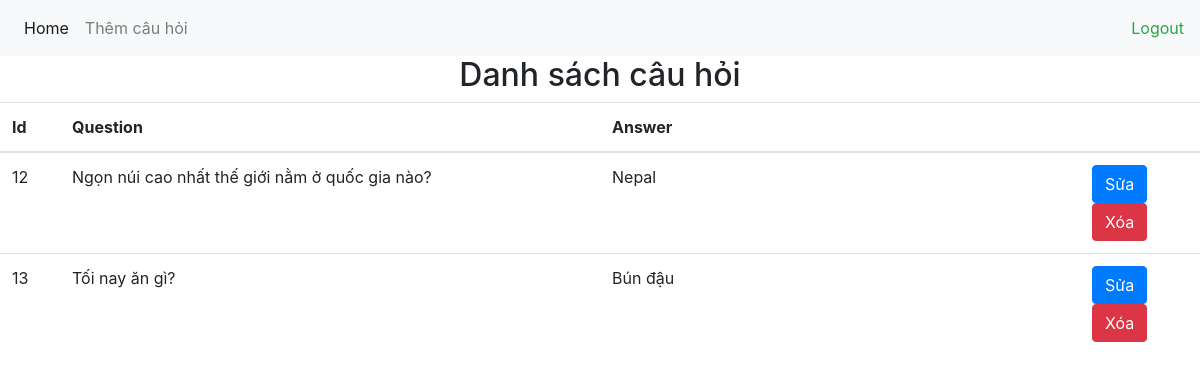
Screenshot of /index.php (signed in) with the database file from the repository.
### tables this page shows
CREATE TABLE `tbl_questions` (
  `id` int(11) NOT NULL,
  `question` text,
  `answer` text
);

### index.php (the view, shortened to what this page needs)
<?php
require_once("connect.php");
$sql = "select * from tbl_questions";
$stmt = $conn->prepare($sql);
$stmt->execute();
$results = $stmt->fetchAll();
?>
<!DOCTYPE html>
<html>
<head>
	<link rel="stylesheet" href="">
	<link rel="stylesheet" href="https://stackpath.bootstrapcdn.com/bootstrap/4.1.3/css/bootstrap.min.css">
</head>
<body>
	<?php include("header.php"); session_start(); ?>
	<div>
		<h2 class="text-md-center">Danh sách câu hỏi</h2>
		<table class="table">
		  <thead>
		    <tr>
			    <th scope="col" width="5%">Id</th>
			    <th scope="col" width="45%">Question</th>
			    <th scope="col" width="40%">Answer</th>
			    <?php if ($_SESSION['role'] === "admin"): ?>
					<th scope="col" width="10%"></th>
				<?php endif ?>
		    </tr>
		  </thead>
		  <tbody>
				<?php foreach ($results as $value): ?>
					<tr>
						<td><?= $value["id"] ?></td>
						<td><?= $value["question"] ?></td>
						<td><?= $value["answer"] ?></td>
						<?php if ($_SESSION['role'] === "admin"): ?>
							<td>
								<a href="edit.php?id=<?= $value['id'] ?>" class="btn-primary btn" title="sua cau hoi">Sửa</a>
								<a href="delete.php?id=<?= $value['id'] ?>" onclick="myFunction()" class="btn btn-danger delete" title="xoa cau hoi">Xóa</a>
							</td>
						<?php endif ?>
					</tr>
				<?php endforeach ?>
		  </tbody>
		</table>
	</div>
</body>
</html>

### rows the page displays
tbl_questions: id "12", question "Ngọn núi cao nhất thế giới nằm ở quốc gia nào?", answer "Nepal"
tbl_questions: id "13", question "Tối nay ăn gì?", answer "Bún đậu"
